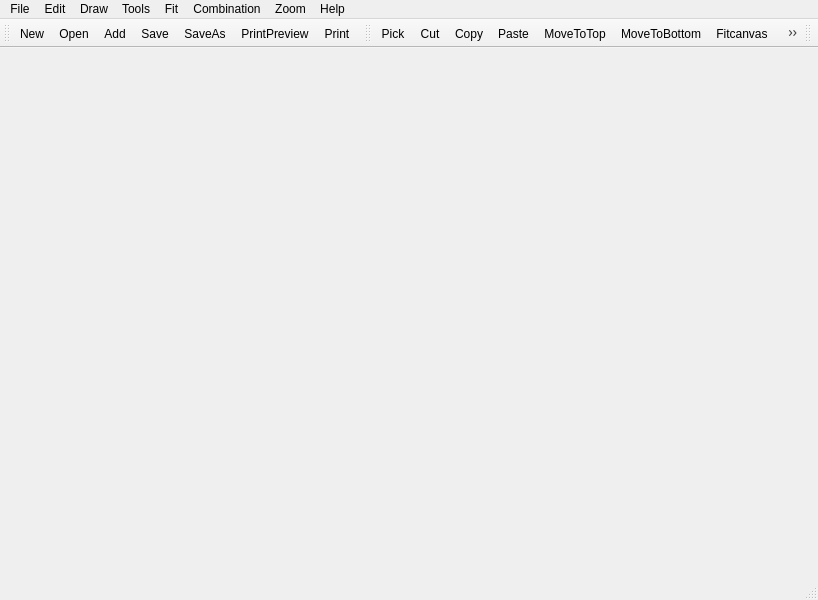
<?xml version="1.0" encoding="UTF-8"?>
<ui version="4.0">
 <class>MainWindow</class>
 <widget class="QMainWindow" name="MainWindow">
  <property name="geometry">
   <rect>
    <x>0</x>
    <y>0</y>
    <width>818</width>
    <height>600</height>
   </rect>
  </property>
  <property name="windowTitle">
   <string>MainWindow</string>
  </property>
  <property name="windowIcon">
   <iconset>
    <normaloff>image/8.png</normaloff>image/8.png</iconset>
  </property>
  <widget class="QWidget" name="centralWidget"/>
  <widget class="QMenuBar" name="menuBar">
   <property name="geometry">
    <rect>
     <x>0</x>
     <y>0</y>
     <width>818</width>
     <height>23</height>
    </rect>
   </property>
   <widget class="QMenu" name="menuDraw">
    <property name="title">
     <string>Draw</string>
    </property>
   </widget>
   <widget class="QMenu" name="menuPick">
    <property name="title">
     <string>Tools</string>
    </property>
    <addaction name="actionPick"/>
    <addaction name="actionPalm"/>
   </widget>
   <widget class="QMenu" name="menuFix">
    <property name="title">
     <string>Fit</string>
    </property>
    <addaction name="actionFixcanvas"/>
    <addaction name="actionExpand"/>
   </widget>
   <widget class="QMenu" name="menuFile">
    <property name="title">
     <string>File</string>
    </property>
    <addaction name="actionNew"/>
    <addaction name="actionOpen"/>
    <addaction name="actionAdd"/>
    <addaction name="actionSave"/>
    <addaction name="actionSaveAs"/>
    <addaction name="actionPrint"/>
    <addaction name="actionPrintPreview"/>
   </widget>
   <widget class="QMenu" name="menuCombination">
    <property name="title">
     <string>Combination</string>
    </property>
    <addaction name="actionCombination"/>
    <addaction name="actionDivide"/>
    <addaction name="actionDivideToEnd"/>
   </widget>
   <widget class="QMenu" name="menuZoom">
    <property name="title">
     <string>Zoom</string>
    </property>
    <addaction name="actionZoomIn"/>
    <addaction name="actionZoomOut"/>
    <addaction name="actionZoomOne"/>
   </widget>
   <widget class="QMenu" name="menuEdit">
    <property name="title">
     <string>Edit</string>
    </property>
    <addaction name="actionMoveToTop"/>
    <addaction name="actionMoveToBottom"/>
    <addaction name="actionCut"/>
    <addaction name="actionCopy"/>
    <addaction name="actionPaste"/>
    <addaction name="actionUndo"/>
    <addaction name="actionRedo"/>
   </widget>
   <widget class="QMenu" name="menuHelp">
    <property name="title">
     <string>Help</string>
    </property>
    <addaction name="actionClearSettings"/>
   </widget>
   <addaction name="menuFile"/>
   <addaction name="menuEdit"/>
   <addaction name="menuDraw"/>
   <addaction name="menuPick"/>
   <addaction name="menuFix"/>
   <addaction name="menuCombination"/>
   <addaction name="menuZoom"/>
   <addaction name="menuHelp"/>
  </widget>
  <widget class="QToolBar" name="toolBar_0">
   <property name="windowTitle">
    <string>File</string>
   </property>
   <attribute name="toolBarArea">
    <enum>TopToolBarArea</enum>
   </attribute>
   <attribute name="toolBarBreak">
    <bool>false</bool>
   </attribute>
   <addaction name="actionNew"/>
   <addaction name="actionOpen"/>
   <addaction name="actionAdd"/>
   <addaction name="actionSave"/>
   <addaction name="actionSaveAs"/>
   <addaction name="actionPrintPreview"/>
   <addaction name="actionPrint"/>
  </widget>
  <widget class="QStatusBar" name="statusBar"/>
  <widget class="QToolBar" name="toolBar_2">
   <property name="windowTitle">
    <string>Edit</string>
   </property>
   <attribute name="toolBarArea">
    <enum>TopToolBarArea</enum>
   </attribute>
   <attribute name="toolBarBreak">
    <bool>false</bool>
   </attribute>
   <addaction name="actionPick"/>
   <addaction name="actionCut"/>
   <addaction name="actionCopy"/>
   <addaction name="actionPaste"/>
   <addaction name="actionMoveToTop"/>
   <addaction name="actionMoveToBottom"/>
   <addaction name="actionFixcanvas"/>
   <addaction name="actionExpand"/>
   <addaction name="actionZoomIn"/>
   <addaction name="actionZoomOut"/>
   <addaction name="actionZoomOne"/>
   <addaction name="actionCombination"/>
   <addaction name="actionDivide"/>
   <addaction name="actionDivideToEnd"/>
   <addaction name="actionPalm"/>
  </widget>
  <widget class="QToolBar" name="toolBar_1">
   <property name="windowTitle">
    <string>InnerShapes</string>
   </property>
   <attribute name="toolBarArea">
    <enum>TopToolBarArea</enum>
   </attribute>
   <attribute name="toolBarBreak">
    <bool>false</bool>
   </attribute>
  </widget>
  <action name="actionPick">
   <property name="checkable">
    <bool>true</bool>
   </property>
   <property name="icon">
    <iconset>
     <normaloff>image/pointer.png</normaloff>image/pointer.png</iconset>
   </property>
   <property name="text">
    <string>Pick</string>
   </property>
  </action>
  <action name="actionFixcanvas">
   <property name="icon">
    <iconset>
     <normaloff>image/pic1.png</normaloff>image/pic1.png</iconset>
   </property>
   <property name="text">
    <string>Fitcanvas</string>
   </property>
  </action>
  <action name="actionOpen">
   <property name="icon">
    <iconset>
     <normaloff>image/open.png</normaloff>image/open.png</iconset>
   </property>
   <property name="text">
    <string>Open</string>
   </property>
   <property name="shortcut">
    <string>Ctrl+O</string>
   </property>
  </action>
  <action name="actionSave">
   <property name="icon">
    <iconset>
     <normaloff>image/save.png</normaloff>image/save.png</iconset>
   </property>
   <property name="text">
    <string>Save</string>
   </property>
   <property name="shortcut">
    <string>Ctrl+S</string>
   </property>
  </action>
  <action name="actionAdd">
   <property name="icon">
    <iconset>
     <normaloff>image/blue-plus-sign-md.png</normaloff>image/blue-plus-sign-md.png</iconset>
   </property>
   <property name="text">
    <string>Add</string>
   </property>
  </action>
  <action name="actionCombination">
   <property name="icon">
    <iconset>
     <normaloff>image/group.gif</normaloff>image/group.gif</iconset>
   </property>
   <property name="text">
    <string>Combination</string>
   </property>
  </action>
  <action name="actionZoomIn">
   <property name="icon">
    <iconset>
     <normaloff>image/zoomin.png</normaloff>image/zoomin.png</iconset>
   </property>
   <property name="text">
    <string>ZoomIn</string>
   </property>
  </action>
  <action name="actionZoomOut">
   <property name="icon">
    <iconset>
     <normaloff>image/zoomout.png</normaloff>image/zoomout.png</iconset>
   </property>
   <property name="text">
    <string>ZoomOut</string>
   </property>
  </action>
  <action name="actionPalm">
   <property name="checkable">
    <bool>true</bool>
   </property>
   <property name="icon">
    <iconset>
     <normaloff>image/hand-ol-512.png</normaloff>image/hand-ol-512.png</iconset>
   </property>
   <property name="text">
    <string>Palm</string>
   </property>
  </action>
  <action name="actionZoomOne">
   <property name="icon">
    <iconset>
     <normaloff>image/zoomone.png</normaloff>image/zoomone.png</iconset>
   </property>
   <property name="text">
    <string>ZoomOne</string>
   </property>
  </action>
  <action name="actionMoveToTop">
   <property name="icon">
    <iconset>
     <normaloff>image/arrowup.PNG</normaloff>image/arrowup.PNG</iconset>
   </property>
   <property name="text">
    <string>MoveToTop</string>
   </property>
  </action>
  <action name="actionMoveToBottom">
   <property name="icon">
    <iconset>
     <normaloff>image/arrow.png</normaloff>image/arrow.png</iconset>
   </property>
   <property name="text">
    <string>MoveToBottom</string>
   </property>
  </action>
  <action name="actionDivide">
   <property name="icon">
    <iconset>
     <normaloff>image/ungroup.gif</normaloff>image/ungroup.gif</iconset>
   </property>
   <property name="text">
    <string>Divide</string>
   </property>
  </action>
  <action name="actionDivideToEnd">
   <property name="icon">
    <iconset>
     <normaloff>image/sc_ungroup (2).png</normaloff>image/sc_ungroup (2).png</iconset>
   </property>
   <property name="text">
    <string>DivideToEnd</string>
   </property>
  </action>
  <action name="actionNew">
   <property name="icon">
    <iconset>
     <normaloff>image/new.png</normaloff>image/new.png</iconset>
   </property>
   <property name="text">
    <string>New</string>
   </property>
   <property name="shortcut">
    <string>Ctrl+N</string>
   </property>
  </action>
  <action name="actionCopy">
   <property name="icon">
    <iconset>
     <normaloff>image/copy.png</normaloff>image/copy.png</iconset>
   </property>
   <property name="text">
    <string>Copy</string>
   </property>
  </action>
  <action name="actionPaste">
   <property name="icon">
    <iconset>
     <normaloff>image/paste.png</normaloff>image/paste.png</iconset>
   </property>
   <property name="text">
    <string>Paste</string>
   </property>
  </action>
  <action name="actionExpand">
   <property name="icon">
    <iconset>
     <normaloff>image/pic2.png</normaloff>image/pic2.png</iconset>
   </property>
   <property name="text">
    <string>Expand</string>
   </property>
  </action>
  <action name="actionCut">
   <property name="icon">
    <iconset>
     <normaloff>image/cut.png</normaloff>image/cut.png</iconset>
   </property>
   <property name="text">
    <string>Cut</string>
   </property>
  </action>
  <action name="actionUndo">
   <property name="icon">
    <iconset>
     <normaloff>image/undo.png</normaloff>image/undo.png</iconset>
   </property>
   <property name="text">
    <string>Undo</string>
   </property>
  </action>
  <action name="actionRedo">
   <property name="icon">
    <iconset>
     <normaloff>image/redo.png</normaloff>image/redo.png</iconset>
   </property>
   <property name="text">
    <string>Redo</string>
   </property>
  </action>
  <action name="actionSaveAs">
   <property name="icon">
    <iconset>
     <normaloff>image/save_all_download-512.png</normaloff>image/save_all_download-512.png</iconset>
   </property>
   <property name="text">
    <string>SaveAs</string>
   </property>
  </action>
  <action name="actionPrint">
   <property name="icon">
    <iconset>
     <normaloff>image/print.png</normaloff>image/print.png</iconset>
   </property>
   <property name="text">
    <string>Print</string>
   </property>
  </action>
  <action name="actionPrintPreview">
   <property name="icon">
    <iconset>
     <normaloff>image/print-preview-icon-54533.png</normaloff>image/print-preview-icon-54533.png</iconset>
   </property>
   <property name="text">
    <string>PrintPreview</string>
   </property>
  </action>
  <action name="actionClearSettings">
   <property name="icon">
    <iconset>
     <normaloff>image/clear.png</normaloff>image/clear.png</iconset>
   </property>
   <property name="text">
    <string>ClearSettings</string>
   </property>
  </action>
 </widget>
 <layoutdefault spacing="6" margin="11"/>
 <resources>
  <include location="res.qrc"/>
 </resources>
 <connections/>
</ui>
